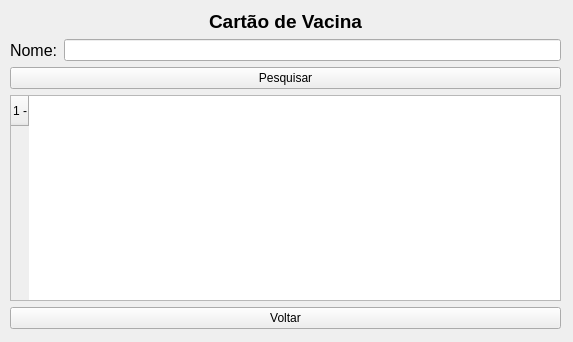
<?xml version="1.0" encoding="UTF-8"?>
<ui version="4.0">
 <class>visualizarCartao</class>
 <widget class="QWidget" name="visualizarCartao">
  <property name="geometry">
   <rect>
    <x>0</x>
    <y>0</y>
    <width>573</width>
    <height>342</height>
   </rect>
  </property>
  <property name="windowTitle">
   <string>Cartão de Vacinas</string>
  </property>
  <widget class="QWidget" name="layoutWidget">
   <property name="geometry">
    <rect>
     <x>10</x>
     <y>10</y>
     <width>551</width>
     <height>319</height>
    </rect>
   </property>
   <layout class="QVBoxLayout" name="verticalLayout">
    <item>
     <widget class="QLabel" name="label">
      <property name="font">
       <font>
        <pointsize>14</pointsize>
        <weight>75</weight>
        <bold>true</bold>
       </font>
      </property>
      <property name="text">
       <string>Cartão de Vacina</string>
      </property>
      <property name="alignment">
       <set>Qt::AlignCenter</set>
      </property>
     </widget>
    </item>
    <item>
     <layout class="QHBoxLayout" name="horizontalLayout_2">
      <item>
       <widget class="QLabel" name="label_2">
        <property name="font">
         <font>
          <pointsize>12</pointsize>
         </font>
        </property>
        <property name="text">
         <string>Nome:</string>
        </property>
       </widget>
      </item>
      <item>
       <widget class="QLineEdit" name="txt_nome"/>
      </item>
     </layout>
    </item>
    <item>
     <widget class="QPushButton" name="pesquisarButton">
      <property name="text">
       <string>Pesquisar</string>
      </property>
     </widget>
    </item>
    <item>
     <widget class="QTableWidget" name="tableWidget">
      <row>
       <property name="text">
        <string>1 -</string>
       </property>
      </row>
     </widget>
    </item>
    <item>
     <widget class="QPushButton" name="voltarButton">
      <property name="text">
       <string>Voltar</string>
      </property>
     </widget>
    </item>
   </layout>
  </widget>
 </widget>
 <resources/>
 <connections/>
</ui>
